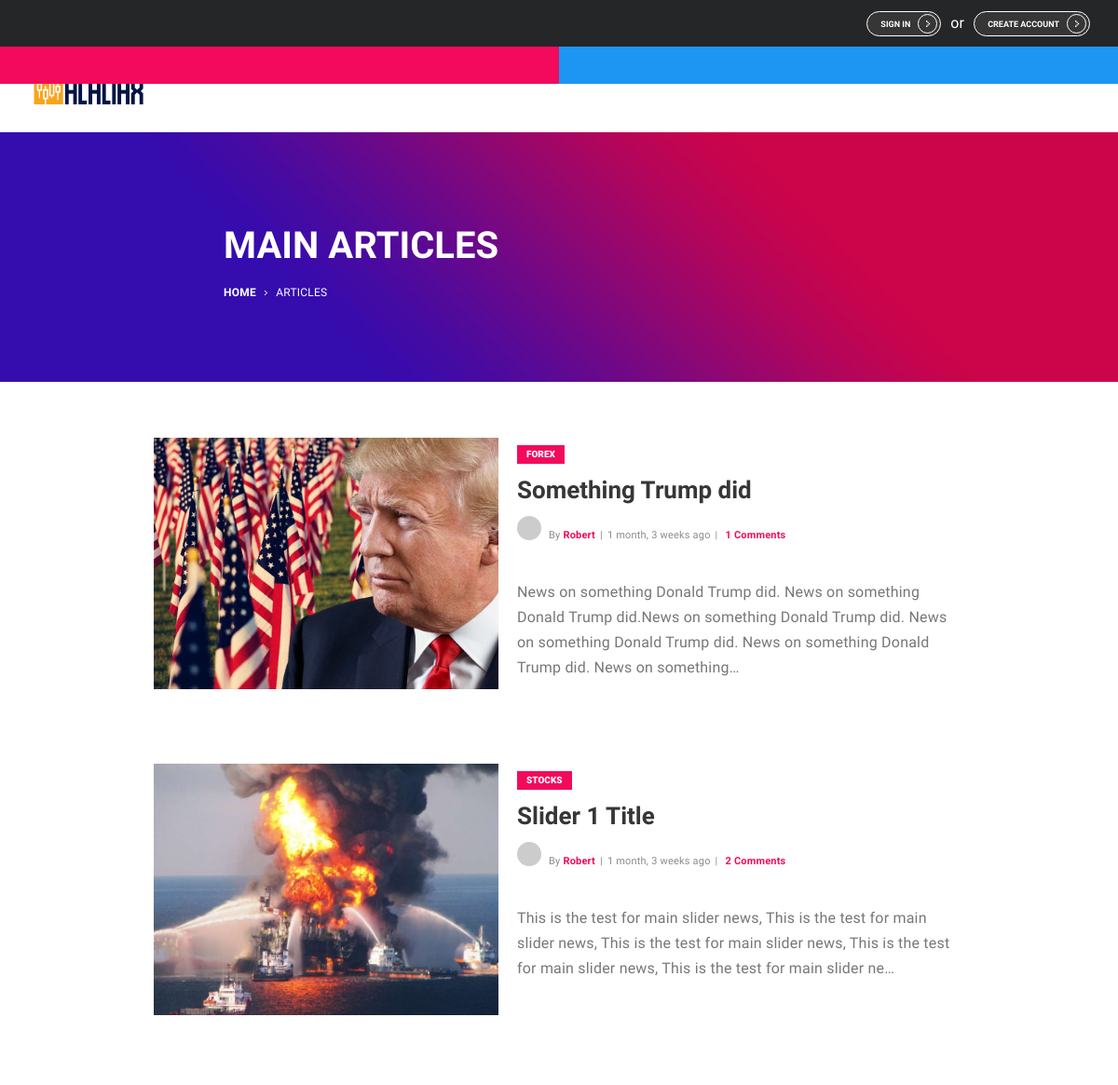
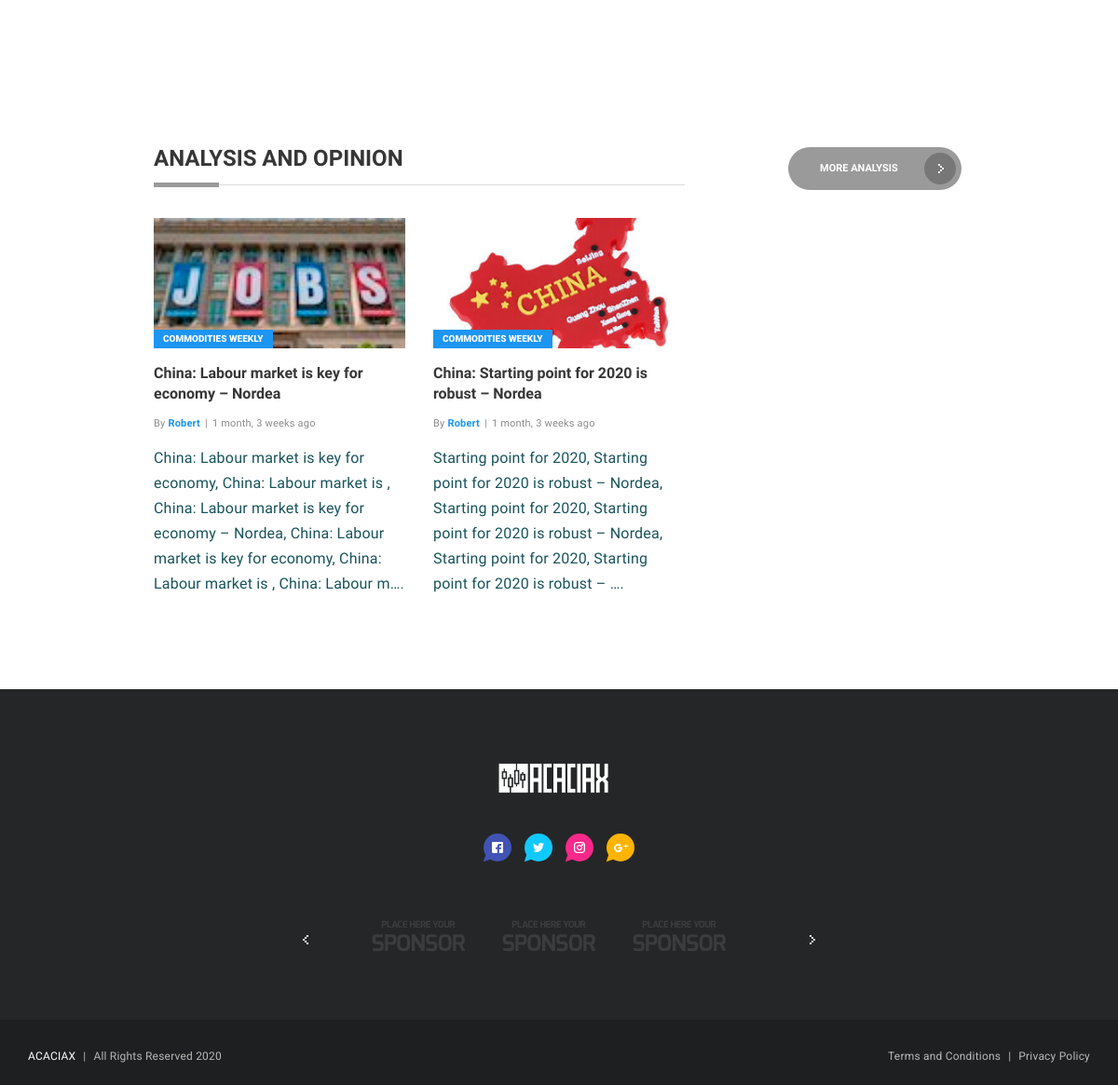
The app's page /articles/ with its own data (2 pictures, top to bottom).
### SliderArticles/models.py (models this page shows, shortened)
class SliderArticle(models.Model):
	ARTICLE_CATEGORY = (
		('FOREX', 'Forex'),
		('STOCKS', 'Stocks'),
		('FUTURES', 'Futures'),
	)
	title = models.CharField(max_length=255)
	description = models.TextField(max_length=4000)
	category = models.CharField(max_length = 255, choices=ARTICLE_CATEGORY, default='STOCK MARKET')
	image = models.ImageField(upload_to='slider', blank=True)
	last_updated = models.DateTimeField(auto_now_add=True)
	starter = models.ForeignKey(User, related_name='article', on_delete=models.CASCADE)
	def get_message_as_markdown(self):
		return mark_safe(markdown(self.description, safe_mode='escape'))

### analysis/models.py (models this page shows, shortened)
class AnalysisArticle(models.Model):
	ANALYSIS_ARTICLE_CATEGORY = (
		('COMMODITIES WEEKLY', 'COMMODITIES WEEKLY'),
	)
	title = models.CharField(max_length=255)
	description = models.TextField(max_length=4000)
	category = models.CharField(max_length=255, choices=ANALYSIS_ARTICLE_CATEGORY, default='COMMODITIES WEEKLY')
	image = models.ImageField(blank=True, upload_to='analysis')
	last_updated = models.DateTimeField(auto_now_add=True)
	starter = models.ForeignKey(User, related_name='analysis_articles', on_delete=models.CASCADE)

### SliderArticles/views.py (the view)
# urls.py: path('articles/', article_views.ArticleListView.as_view(), name='article'),
class ArticleListView(ListView):
    model = SliderArticle
    context_object_name = 'article_list'
    template_name = 'article.html'
    paginate_by = 10
    def get_context_data(self, **kwargs):
        context = super().get_context_data(**kwargs)
        context['analysis_objects'] = AnalysisArticle.objects.all()
        return context

### forum/templatetags/gravatar.py (called while the page is built)
@register.filter
def gravatar(user):
    email = user.email.lower().encode('utf-8')
    default = 'mm'
    size = 256
    url = 'https://www.gravatar.com/avatar/{md5}?{params}'.format(
        md5=hashlib.md5(email).hexdigest(),
        params=urlencode({'d': default, 's': str(size)})
    )
    return url

### templates/article.html (shortened to what this page needs)
{% extends 'base.html' %}
{% load static %}
{% load gravatar %}
{% load humanize %}
{% block content_article %}
  <div class="banner-wrap game-review">
    <div class="banner grid-limit cstm-width-60">
      <h2 class="banner-title text-left">MAIN ARTICLES</h2>
      <p class="banner-sections text-left">
        <a class="bread-crumb-home" href="{% url 'home' %}">
          <span class="banner-section">HOME</span>
        </a>
        <svg class="arrow-icon">
          <use xlink:href="#svg-arrow"></use>
        </svg>
        <span class="banner-section">ARTICLES</span>
      </p>
    </div>
  </div>
  <div class="layout-content-1 grid-limit">
    <div class="layout-body layout-item centered grid3-1col">
      <div class="layout-item cstm-grid-60 centered">
        {% for article in article_list reversed %}
        <div class="post-preview landscape big game-review">
          <a href="{% url 'article_posts' article.pk %}">
            <div class="post-preview-img-wrap">
              <figure class="post-preview-img liquid">
              </figure>
            </div>
          </a>
          <a href="#0" class="tag-ornament">{{ article.category }}
          </a>
          <a href="{% url 'article_posts' article.pk %}" class="post-preview-title">{{ article.title }}
          </a>
          <div class="post-author-info-wrap">
            <a href="#0">
              <figure class="user-avatar tiny liquid">
              </figure>
            </a>
            <p class="post-author-info small light">By <a href="#0" class="post-author cstm-camel-case">{{ article.starter }}</a><span class="separator">|</span>{{ article.last_updated|naturaltime }}<span class="separator">|</span><a href="{% url 'article_posts' article.pk %}#op-comments" class="post-comment-count">{% if article.article_posts.count < 1 %} <span style="color: green;">be the first to comment</span> {% else %} {{ article.article_posts.count }} Comments {% endif %}</a></p>
          </div>
          <p class="post-preview-text">{{ article.get_message_as_markdown|truncatechars:200 }}</p>
        </div>
        {% endfor %}
      </div>
      <br><br>
      <div class="layout-item-2-1 mgn_top_10pc display-flex">
          <div class="layout-item">
            <div class="section-title-wrap light-gray">
              <h2 class="">ANALYSIS AND OPINION</h2>
              <div class="section-title-separator"></div>
            </div>
          </div>
          <div class="layout-item">
            <a href="{% url 'analysis' %}">
              <button class="button light-gray cstm_fit_content mgn_left-40">
                MORE ANALYSIS
                <span class="button-ornament">
                  <svg class="arrow-icon medium">
                    <use xlink:href="#svg-arrow-medium"></use>
                  </svg>
                </span>
              </button>
            </a>
          </div>
        </div>
        <div class="layout-item-1-1-1">
          {% for analysis in analysis_objects|slice:":3" %}
          <div class="layout-item">
            <div class="post-preview gaming-news img-toggle">
              <a href="">
                <div class="post-preview-img-wrap">
                  <figure class="post-preview-img liquid">
                  </figure>
                </div>
              </a>
              <a href="#0" class="tag-ornament">{{ analysis.category }}</a>
              <a href="{% url 'analysis_posts' analysis.pk %}" class="post-preview-title">{{ analysis.title }}</a>
              <div class="post-author-info-wrap">
                <p class="post-author-info small light">By <a href="search-results.html" class="post-author cstm-camel-case">{{ analysis.starter }}</a><span class="separator">|</span>{{ analysis.last_updated|naturaltime }}</p>
              </div>
              <p class="post-preview-text base-color">{{ analysis.description|truncatechars:200 }}.</p>
            </div>
          </div>
          {% endfor %}
        </div>
    </div>
  </div>
{% endblock content_article %}

### static/css/custom_css.css (style rules this page uses)
html { scroll-behavior: smooth; }
span { font-family: "Exo",sans-serif!important; letter-spacing: 0.2px; }
p { font-size: 1.0em; padding-top: 8px; font-family: "Exo",sans-serif!important; letter-spacing: 0.2px; }
.tag-ornament { background-color: #ffb400; }
.cstm-camel-case { text-transform: capitalize; }
.post-preview-title { text-transform: unset!important; }
.text-left { text-align: left!important; }
.cstm-width-60 { width: 60%; }
.section-title-wrap .section-title-separator:before { height: 5px; }
button.light-gray { background-color: #9a9a9a; }
.cstm_fit_content { width: fit-content; }
.mgn_left-40 { margin-left: 30%; }
.section-title-wrap.light-gray .section-title-separator:before { background-color: #9a9a9a; }
.mgn_top_10pc { margin-top: 10%; }
.bread-crumb-home { color: white; font-weight: 800; }
.post-preview.landscape.big { height: 320px; }
.base-color { color: #18535B; }

### records on screen
SliderArticle: category "FOREX", title "Something Trump did", starter "Robert", last_updated "1 month, 3 weeks ago", article_posts.count "1", get_message_as_markdown "News on something Donald Trump did. News on something Donald Trump did.News on something Donald Trump did. News on something Donald Trump did. News on something Donald Trump did. News on something…"
SliderArticle: category "STOCKS", title "Slider 1 Title", starter "Robert", last_updated "1 month, 3 weeks ago", article_posts.count "2", get_message_as_markdown "This is the test for main slider news, This is the test for main slider news, This is the test for main slider news, This is the test for main slider news, This is the test for main slider ne…"
AnalysisArticle: category "COMMODITIES WEEKLY", title "China: Labour market is key for economy – Nordea", starter "Robert", last_updated "1 month, 3 weeks ago", description "China: Labour market is key for economy, China: Labour market is , China: Labour market is key for economy – Nordea, China: Labour market is key for economy, China: Labour market is , China: Labour m…"
AnalysisArticle: category "COMMODITIES WEEKLY", title "China: Starting point for 2020 is robust – Nordea", starter "Robert", last_updated "1 month, 3 weeks ago", description "Starting point for 2020, Starting point for 2020 is robust – Nordea, Starting point for 2020, Starting point for 2020 is robust – Nordea, Starting point for 2020, Starting point for 2020 is robust – …"
